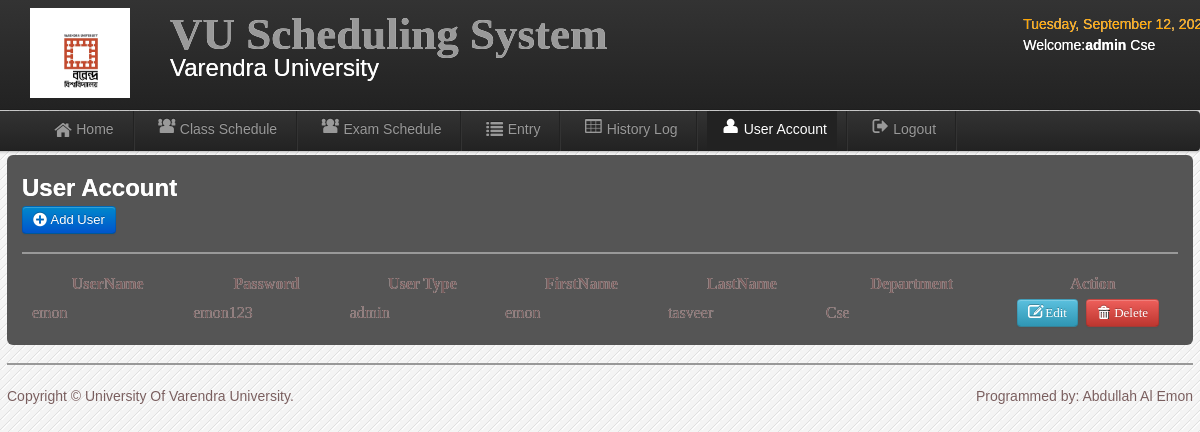
The page /admin/user_account.php (signed in) on the database its author committed.
### tables this page shows
CREATE TABLE `users` (
  `User_id` int(11) NOT NULL,
  `UserName` varchar(20) NOT NULL,
  `Password` varchar(20) NOT NULL,
  `User_Type` varchar(20) NOT NULL,
  `FirstName` varchar(30) NOT NULL,
  `LastName` varchar(30) NOT NULL,
  `College` varchar(20) NOT NULL
);

### admin/session.php (called while the page is built, shortened)
<?php
        $id_session=$_SESSION['id'];
?>

### admin/user_account.php (the view, shortened to what this page needs)
<?php include('session.php'); include('header.php'); include('dbcon.php') ?>
<body>
<?php include('nav-top1.php'); ?>
    <div class="navbar navbar-fixed-top1">
    <div class="navbar-inner">
    <div class="container">
	<div class="marg">
    <ul class="nav">
  <li>
    <a href="home.php"><i class="icon-home icon-large"></i>Home</a>
  </li>
   <li class="divider-vertical"></li>
  <li><a href="schedule.php"><i class="icon-group icon-large"></i>Class Schedule</a></li>
   <li class="divider-vertical"></li>
    <li><a href="exam_schedule.php"><i class="icon-group icon-large"></i>Exam Schedule</a></li>
   <li class="divider-vertical"></li>
  <li><a href="record.php"><i class="icon-list icon-large"></i>Entry</a></li>
   <li class="divider-vertical"></li>
  <li><a href="history_log.php"><i class="icon-table icon-large"></i>History Log</a></li>
     <li class="divider-vertical"></li>
  <li class="active"><a href="user_account.php"><i class="icon-user icon-large"></i>User Account</a></li>
  <li class="divider-vertical"></li>
  <li><a id="logout" data-toggle="modal" href="#myModal"><i class="icon-signout icon-large"></i>Logout</a></li>
   <li class="divider-vertical"></li>
</ul>
    </div>
    </div>
    </div>
    </div>
<div class="wrapper">
<div id="element" class="hero-body-schedule">
<h2><font color="white">User Account</font></h2>
	<a class="btn btn-primary"  href="add_user.php">  <i class="icon-plus-sign icon-large"></i>&nbsp;Add User</a>
	<hr>
	<table class="users-table">
<div class="demo_jui">
		<table cellpadding="0" cellspacing="0" border="0" class="display" id="log" class="jtable">
			<thead>
				<tr>
				<th>UserName</th>
				<th>Password</th>
				<th>User Type</th>
				<th>FirstName</th>
				<th>LastName</th>
				<th>Department</th>
				<th>Action</th>
				</tr>
			</thead>
			<tbody>
<?php $result=mysqli_query($conn,"select * from users")or die(mysqli_error());
while($row=mysqli_fetch_array($result)){ $id=$row['User_id'];
?>
<tr class="del<?php echo $id ?>">
	<td><?php echo $row['UserName']; ?></td>
	<td><?php echo $row['Password']; ?></td>
	<td><?php echo $row['User_Type']; ?></td>
	<td><?php echo $row['FirstName']; ?></td>
	<td><?php echo $row['LastName']; ?></td>
	<td><?php echo $row['College']; ?></td>
	<td align="center" width="160">
	<a class="btn btn-info" href="edit_user.php<?php echo '?id='.$id; ?>"><i class="icon-edit icon-large"></i>&nbsp;Edit</a>&nbsp;
	<a class="btn btn-danger1"  data-toggle="modal" href="#<?php echo $id; ?>">  <i class="icon-trash icon-large"></i>&nbsp;Delete</a>
</td>
<?php } ?>
	</tr>
			</tbody>
		</table>
	</div>
<?php include('footer.php');?>
</div>
</body>

### admin/nav-top1.php
	<div class="navbar navbar-fixed-top">
	<div class="navbar-inner">
	<div class="container">
		<a class="branded">
		<img src="img/vu.jpg" width="100" height="90">
 	</a>
	<a class="brand">
	 <h1>VU Scheduling System</h1>
	 <div class="chmsc_nav"><font size="5" style="Bookman Old Style" color="white">Varendra University</font></div>
 	</a>
<div class="time_top">
<font color="orange">
  <?php
 $Today=date('y:m:d');
$new=date('l, F d, Y',strtotime($Today));
echo $new; ?>
</font>
<?php
$logout_query=mysqli_query($conn,"select * from users where User_id=$id_session");
$row=mysqli_fetch_array($logout_query);
$type=$row['User_Type'];
?>
<p><font color="white">Welcome:<b><?php echo $type;?></b>
<?php echo $row['College'] ?></p></font>
</div>
	</div>
	</div>
	</div>

### admin/css/style.css (style rules this page uses)
* { margin:0; padding:0; }
body { font-family:"Trebuchet MS", "Myriad Pro", Arial, sans-serif; font-size:14px; background:#f4f4f4 url(../img/bg.gif) repeat top left; color:rgb(121, 94, 94); text-shadow:0px 0px 0px #fff;; }
h1 { font-size:45px; }
a { color:#777; }
p { padding:5px 0px; }
.wrapper { width:1186px; margin:10px auto; min-height:550px; }

### admin/css/datatable/demo_table_jui.css (style rules this page uses)
table.display thead th { cursor: pointer; padding: 3px 0 3px 10px; }
table.display { border-collapse: collapse; clear: both; margin: 0 auto; width: 100%; }
table.display td { padding: 3px 10px; }

### rows shown on the page
users: User_Type "admin", College "Cse", UserName "emon", Password "emon123", FirstName "emon", LastName "tasveer"
